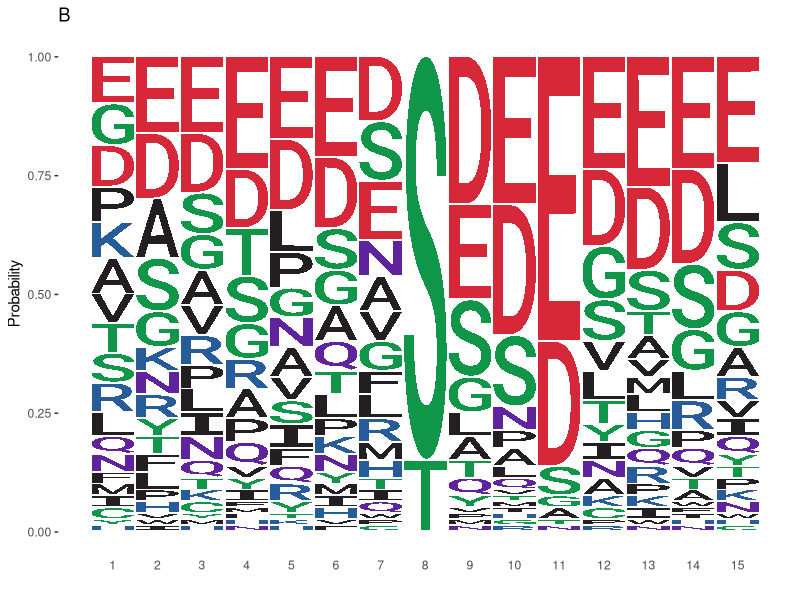

The R script that drew this image:
library(ggplot2)
library(ggseqlogo)
data(ggseqlogo_sample)

A=ggplot() + geom_logo(seqs_aa[['CSNK2A2']], method = 'probability', col_scheme='chemistry')+ggtitle('B')+guides(fill=FALSE)
A=A+theme(panel.grid=element_blank(),panel.background=element_rect(fill='white'),axis.ticks.x=element_blank())
ggsave('Fig. 3B.png',width=7,height=7,dpi=300)
